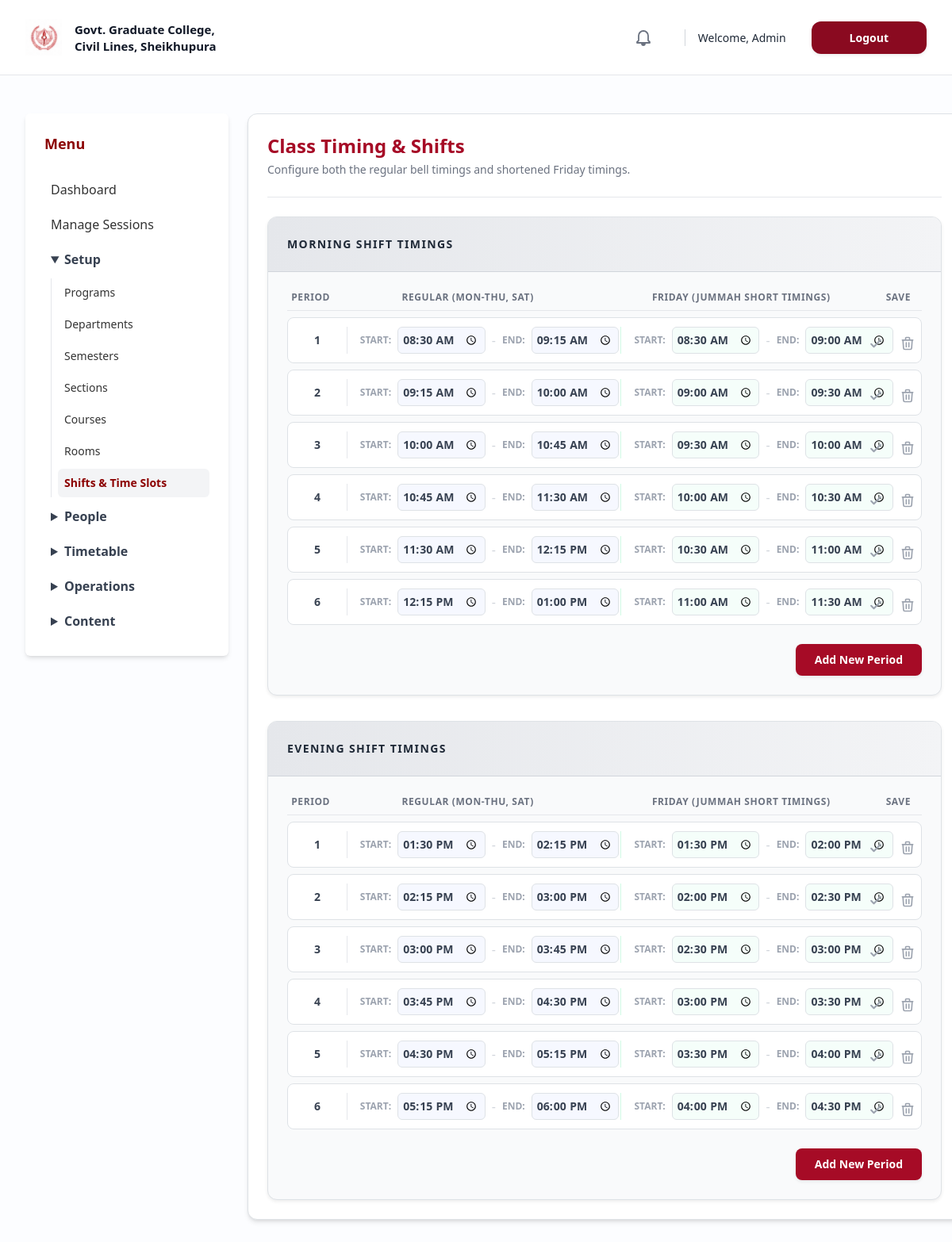
The app's page /admin/shifts.php (signed in) with its own data.
### tables this page shows
CREATE TABLE IF NOT EXISTS `time_slots` (
  `SlotID` INT AUTO_INCREMENT PRIMARY KEY,
  `ShiftID` INT NOT NULL,
  `PeriodNumber` INT NOT NULL,
  `StartTime` TIME NOT NULL,
  `EndTime` TIME NOT NULL,
  `FridayStartTime` TIME NULL,
  `FridayEndTime` TIME NULL,
  FOREIGN KEY (`ShiftID`) REFERENCES `shifts`(`ShiftID`) ON DELETE CASCADE
);

### admin/shifts.php (the view, shortened to what this page needs)
<?php
require_once __DIR__ . '/../config/db.php';
$slots = $pdo->query("
    SELECT ts.*, s.Name as ShiftName
    FROM time_slots ts
    JOIN shifts s ON ts.ShiftID = s.ShiftID
    ORDER BY ts.ShiftID, ts.PeriodNumber
")->fetchAll();
$groupedSlots = [];
foreach($slots as $s) {
    if(!isset($groupedSlots[$s['ShiftName']])) $groupedSlots[$s['ShiftName']] = [];
    $groupedSlots[$s['ShiftName']][] = $s;
}
?>
<?php include '../includes/header.php'; ?>
<div class="w-full px-2 md:px-8 mx-auto flex gap-6 mt-4 pb-12">
    <?php include '../includes/admin_sidebar.php'; ?>
    <div class="flex-1 bg-white p-6 shadow-md rounded-xl border border-gray-100">
        <div class="flex justify-between items-center mb-6 border-b pb-4">
            <div>
                <h2 class="text-2xl font-bold text-[#a60b26]">Class Timing & Shifts</h2>
                <p class="text-gray-500 text-sm mt-1">Configure both the regular bell timings and shortened Friday timings.</p>
            </div>
        </div>
        <div class="space-y-8">
            <?php foreach($groupedSlots as $shiftName => $shiftSlots): ?>
            <div class="bg-gray-50 rounded-xl border border-gray-200 overflow-hidden shadow-sm">
                <div class="bg-gradient-to-r from-gray-200 to-gray-100 p-4 border-b border-gray-300">
                    <h3 class="font-black text-gray-800 uppercase tracking-widest text-sm flex items-center gap-2">
                        <?php echo htmlspecialchars($shiftName); ?> Shift Timings
                    </h3>
                </div>
                <div class="p-4 flex flex-col gap-3 overflow-x-auto">
                    <div class="min-w-[800px]">
                        <div class="grid grid-cols-12 gap-2 text-xs font-bold text-gray-500 uppercase tracking-wider mb-2 border-b pb-2">
                            <div class="col-span-1 text-center">Period</div>
                            <div class="col-span-10 grid grid-cols-2 gap-6">
                                <div class="text-center">Regular (Mon-Thu, Sat)</div>
                                <div class="text-center">Friday (Jummah Short Timings)</div>
                            </div>
                            <div class="col-span-1 text-center">Save</div>
                        </div>
                        <?php foreach($shiftSlots as $s): ?>
                        <form method="POST" class="grid grid-cols-12 gap-2 items-center bg-white border border-gray-200 p-2 rounded-lg hover:border-gray-400 focus-within:border-[#a60b26] focus-within:ring-1 focus-within:ring-[#a60b26] transition-all mb-2">
                            <div class="col-span-1 text-center font-bold text-gray-700 text-sm">
                                <?php echo $s['PeriodNumber']; ?>
                            </div>
                            <div class="col-span-10 grid grid-cols-2 gap-6 border-l pl-4">
                                <div class="flex items-center gap-2">
                                    <span class="text-xs text-gray-400 uppercase font-bold w-10">Start:</span>
                                    <input type="time" name="st" value="<?php echo $s['StartTime']; ?>" required class="w-full bg-indigo-50/50 font-semibold text-gray-700 outline-none text-sm cursor-pointer p-1.5 rounded focus:bg-white border border-transparent focus:border-indigo-300">
                                    <span class="text-gray-300">-</span>
                                    <span class="text-xs text-gray-400 uppercase font-bold w-10 text-right">End:</span>
                                    <input type="time" name="et" value="<?php echo $s['EndTime']; ?>" required class="w-full bg-indigo-50/50 font-semibold text-gray-700 outline-none text-sm cursor-pointer p-1.5 rounded focus:bg-white border border-transparent focus:border-indigo-300">
                                </div>
                                <div class="flex items-center gap-2 border-l border-emerald-100 pl-4">
                                    <span class="text-xs text-gray-400 uppercase font-bold w-10">Start:</span>
                                    <input type="time" name="fst" value="<?php echo $s['FridayStartTime'] ?? $s['StartTime']; ?>" required class="w-full bg-emerald-50/50 font-semibold text-gray-700 outline-none text-sm cursor-pointer p-1.5 rounded focus:bg-white border border-transparent focus:border-emerald-300">
                                    <span class="text-gray-300">-</span>
                                    <span class="text-xs text-gray-400 uppercase font-bold w-10 text-right">End:</span>
                                    <input type="time" name="fet" value="<?php echo $s['FridayEndTime'] ?? $s['EndTime']; ?>" required class="w-full bg-emerald-50/50 font-semibold text-gray-700 outline-none text-sm cursor-pointer p-1.5 rounded focus:bg-white border border-transparent focus:border-emerald-300">
                                </div>
                            </div>
                            <div class="col-span-1 text-center mt-2 md:mt-0 flex gap-2 justify-center items-center h-full">
                                <button name="update" type="submit" class="p-1.5 text-gray-400 hover:text-green-600 hover:bg-green-50 rounded-lg transition-all focus:outline-none focus:ring-2 focus:ring-green-500/30" title="Save Timings">
                                    <svg class="w-5 h-5" fill="none" stroke="currentColor" viewBox="0 0 24 24"><path stroke-linecap="round" stroke-linejoin="round" stroke-width="2.5" d="M5 13l4 4L19 7"></path></svg>
                                </button>
                                <button name="delete_slot" type="submit" onclick="return confirm('Are you sure you want to permanently delete this period?')" class="p-1.5 text-gray-400 hover:text-red-600 hover:bg-red-50 rounded-lg transition-all focus:outline-none focus:ring-2 focus:ring-red-500/30" title="Delete Period">
                                    <svg class="w-5 h-5" fill="none" stroke="currentColor" viewBox="0 0 24 24"><path stroke-linecap="round" stroke-linejoin="round" stroke-width="2" d="M19 7l-.867 12.142A2 2 0 0116.138 21H7.862a2 2 0 01-1.995-1.858L5 7m5 4v6m4-6v6m1-10V4a1 1 0 00-1-1h-4a1 1 0 00-1 1v3M4 7h16"></path></svg>
                                </button>
                            </div>
                        </form>
                        <?php endforeach; ?>
                        <div class="mt-4 flex justify-end">
                            <form method="POST">
                                <button type="submit" name="add_slot" class="bg-[#a60b26] hover:bg-[#8a0a20] text-white px-4 py-2.5 rounded-lg font-bold text-sm shadow-sm transition">
                                    Add New Period
                                </button>
                            </form>
                        </div>
                    </div>
                </div>
            </div>
            <?php endforeach; ?>
        </div>
    </div>
</div>

### assets/css/style.css (style rules this page uses)
:root { --primary-color: #8B0000; --secondary-color: #FFFFFF; --light-primary: rgba(139, 0, 0, 0.05); }
body { background-color: var(--secondary-color); color: #333333; }

### records on screen
time_slots: shiftName "MORNING", PeriodNumber "1", st "08:30:00", et "09:15:00", fst "08:30:00", fet "09:00:00"
time_slots: PeriodNumber "2", st "09:15:00", et "10:00:00", fst "09:00:00", fet "09:30:00"
time_slots: PeriodNumber "3", st "10:00:00", et "10:45:00", fst "09:30:00", fet "10:00:00"
time_slots: PeriodNumber "4", st "10:45:00", et "11:30:00", fst "10:00:00", fet "10:30:00"
time_slots: PeriodNumber "5", st "11:30:00", et "12:15:00", fst "10:30:00", fet "11:00:00"
time_slots: PeriodNumber "6", st "12:15:00", et "13:00:00", fst "11:00:00", fet "11:30:00"
time_slots: shiftName "EVENING", PeriodNumber "1", st "13:30:00", et "14:15:00", fst "13:30:00", fet "14:00:00"
time_slots: PeriodNumber "2", st "14:15:00", et "15:00:00", fst "14:00:00", fet "14:30:00"
time_slots: PeriodNumber "3", st "15:00:00", et "15:45:00", fst "14:30:00", fet "15:00:00"
time_slots: PeriodNumber "4", st "15:45:00", et "16:30:00", fst "15:00:00", fet "15:30:00"
time_slots: PeriodNumber "5", st "16:30:00", et "17:15:00", fst "15:30:00", fet "16:00:00"
time_slots: PeriodNumber "6", st "17:15:00", et "18:00:00", fst "16:00:00", fet "16:30:00"

### other values on screen
$_SESSION['user_name'] "Admin"
$groupName "Setup"
$label "Programs"
$label "Departments"
$label "Semesters"
$label "Sections"
$label "Courses"
$label "Rooms"
$label "Shifts & Time Slots"
$groupName "People"
$groupName "Timetable"
$groupName "Operations"
$groupName "Content"
